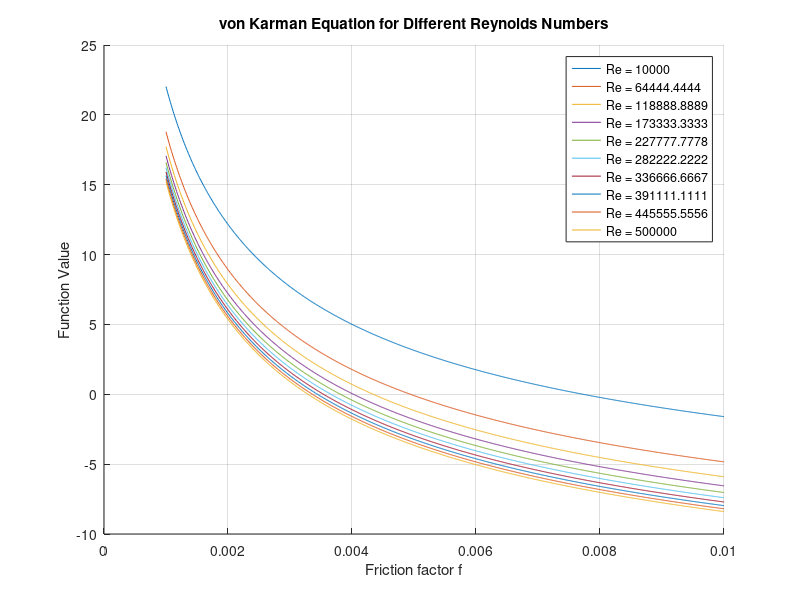

MATLAB code to generate this figure:
Re_values = linspace(10000, 500000, 10);

figure;
hold on;
for Re = Re_values
    colebrook_eq = @(f) 1 / sqrt(f) - (4 * log10(Re * sqrt(f)) - 0.4);

    f_vals = linspace(0.001, 0.01, 1000);

    colebrook_vals = arrayfun(colebrook_eq, f_vals);

    plot(f_vals, colebrook_vals, 'DisplayName', ['Re = ' num2str(Re)]);

    for i = 2:length(colebrook_vals)
        if sign(colebrook_vals(i)) ~= sign(colebrook_vals(i-1))
            fprintf('For Re = %.0f, possible bracket found between f = %f and f = %f\n', Re, f_vals(i-1), f_vals(i));
        end
    end
end

grid on;
xlabel('Friction factor f');
ylabel('Function Value');
title('von Karman Equation for Different Reynolds Numbers');
legend('show');
hold off;

